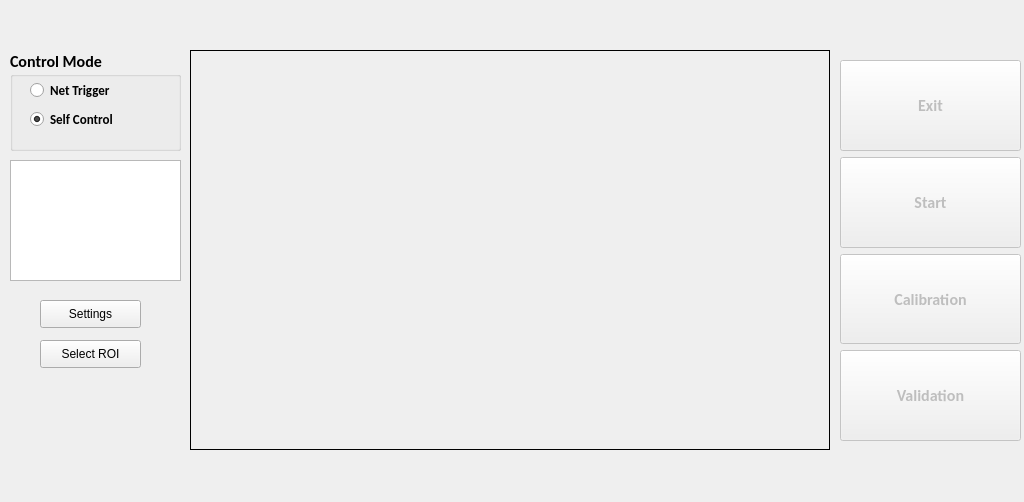
<?xml version="1.0" encoding="UTF-8"?>
<ui version="4.0">
 <class>MainWindow</class>
 <widget class="QMainWindow" name="MainWindow">
  <property name="geometry">
   <rect>
    <x>0</x>
    <y>0</y>
    <width>1024</width>
    <height>502</height>
   </rect>
  </property>
  <property name="maximumSize">
   <size>
    <width>1024</width>
    <height>565</height>
   </size>
  </property>
  <property name="windowTitle">
   <string>Eye Tracker</string>
  </property>
  <widget class="QWidget" name="centralwidget">
   <widget class="QGroupBox" name="control_mode">
    <property name="geometry">
     <rect>
      <x>10</x>
      <y>50</y>
      <width>171</width>
      <height>101</height>
     </rect>
    </property>
    <property name="font">
     <font>
      <family>Calibri</family>
      <pointsize>12</pointsize>
      <weight>75</weight>
      <italic>false</italic>
      <bold>true</bold>
     </font>
    </property>
    <property name="title">
     <string>Control Mode</string>
    </property>
    <widget class="QRadioButton" name="rad_self_ctrl">
     <property name="geometry">
      <rect>
       <x>20</x>
       <y>60</y>
       <width>115</width>
       <height>19</height>
      </rect>
     </property>
     <property name="font">
      <font>
       <family>Calibri</family>
       <pointsize>10</pointsize>
       <weight>75</weight>
       <italic>false</italic>
       <bold>true</bold>
      </font>
     </property>
     <property name="text">
      <string>Self Control</string>
     </property>
     <property name="checked">
      <bool>true</bool>
     </property>
    </widget>
    <widget class="QRadioButton" name="rad_net_ctrl">
     <property name="geometry">
      <rect>
       <x>20</x>
       <y>30</y>
       <width>115</width>
       <height>20</height>
      </rect>
     </property>
     <property name="font">
      <font>
       <family>Calibri</family>
       <pointsize>10</pointsize>
       <weight>75</weight>
       <italic>false</italic>
       <bold>true</bold>
      </font>
     </property>
     <property name="text">
      <string>Net Trigger</string>
     </property>
    </widget>
   </widget>
   <widget class="QWidget" name="verticalLayoutWidget">
    <property name="geometry">
     <rect>
      <x>840</x>
      <y>60</y>
      <width>181</width>
      <height>381</height>
     </rect>
    </property>
    <layout class="QVBoxLayout" name="tracking_ops">
     <item>
      <widget class="QPushButton" name="btnExit">
       <property name="enabled">
        <bool>false</bool>
       </property>
       <property name="sizePolicy">
        <sizepolicy hsizetype="Minimum" vsizetype="Preferred">
         <horstretch>0</horstretch>
         <verstretch>0</verstretch>
        </sizepolicy>
       </property>
       <property name="font">
        <font>
         <family>Calibri</family>
         <pointsize>12</pointsize>
         <weight>75</weight>
         <bold>true</bold>
        </font>
       </property>
       <property name="text">
        <string>Exit</string>
       </property>
      </widget>
     </item>
     <item>
      <widget class="QPushButton" name="btnStart">
       <property name="enabled">
        <bool>false</bool>
       </property>
       <property name="sizePolicy">
        <sizepolicy hsizetype="Minimum" vsizetype="Preferred">
         <horstretch>0</horstretch>
         <verstretch>0</verstretch>
        </sizepolicy>
       </property>
       <property name="font">
        <font>
         <family>Calibri</family>
         <pointsize>12</pointsize>
         <weight>75</weight>
         <bold>true</bold>
        </font>
       </property>
       <property name="text">
        <string>Start</string>
       </property>
      </widget>
     </item>
     <item>
      <widget class="QPushButton" name="btnCalibration">
       <property name="enabled">
        <bool>false</bool>
       </property>
       <property name="sizePolicy">
        <sizepolicy hsizetype="Minimum" vsizetype="Preferred">
         <horstretch>0</horstretch>
         <verstretch>0</verstretch>
        </sizepolicy>
       </property>
       <property name="font">
        <font>
         <family>Calibri</family>
         <pointsize>12</pointsize>
         <weight>75</weight>
         <bold>true</bold>
        </font>
       </property>
       <property name="cursor">
        <cursorShape>ArrowCursor</cursorShape>
       </property>
       <property name="mouseTracking">
        <bool>false</bool>
       </property>
       <property name="text">
        <string>Calibration</string>
       </property>
      </widget>
     </item>
     <item>
      <widget class="QPushButton" name="btnValidation">
       <property name="enabled">
        <bool>false</bool>
       </property>
       <property name="sizePolicy">
        <sizepolicy hsizetype="Minimum" vsizetype="Preferred">
         <horstretch>0</horstretch>
         <verstretch>0</verstretch>
        </sizepolicy>
       </property>
       <property name="font">
        <font>
         <family>Calibri</family>
         <pointsize>12</pointsize>
         <weight>75</weight>
         <bold>true</bold>
        </font>
       </property>
       <property name="text">
        <string>Validation</string>
       </property>
      </widget>
     </item>
    </layout>
   </widget>
   <widget class="QTextBrowser" name="textBrowser">
    <property name="geometry">
     <rect>
      <x>10</x>
      <y>160</y>
      <width>171</width>
      <height>121</height>
     </rect>
    </property>
   </widget>
   <widget class="QLabel" name="labMainPreview">
    <property name="geometry">
     <rect>
      <x>190</x>
      <y>50</y>
      <width>640</width>
      <height>400</height>
     </rect>
    </property>
    <property name="frameShape">
     <enum>QFrame::Box</enum>
    </property>
    <property name="text">
     <string/>
    </property>
   </widget>
   <widget class="QPushButton" name="btnCamSetting">
    <property name="geometry">
     <rect>
      <x>40</x>
      <y>300</y>
      <width>101</width>
      <height>28</height>
     </rect>
    </property>
    <property name="text">
     <string>Settings</string>
    </property>
   </widget>
   <widget class="QPushButton" name="btnSelROI">
    <property name="geometry">
     <rect>
      <x>40</x>
      <y>340</y>
      <width>101</width>
      <height>28</height>
     </rect>
    </property>
    <property name="text">
     <string>Select ROI</string>
    </property>
   </widget>
  </widget>
  <widget class="QMenuBar" name="menubar">
   <property name="geometry">
    <rect>
     <x>0</x>
     <y>0</y>
     <width>1024</width>
     <height>26</height>
    </rect>
   </property>
  </widget>
 </widget>
 <resources/>
 <connections/>
</ui>
